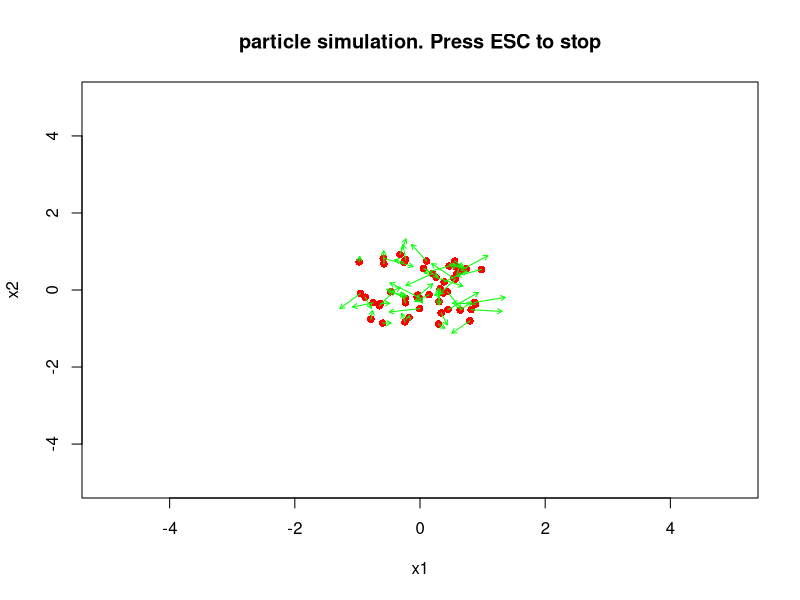
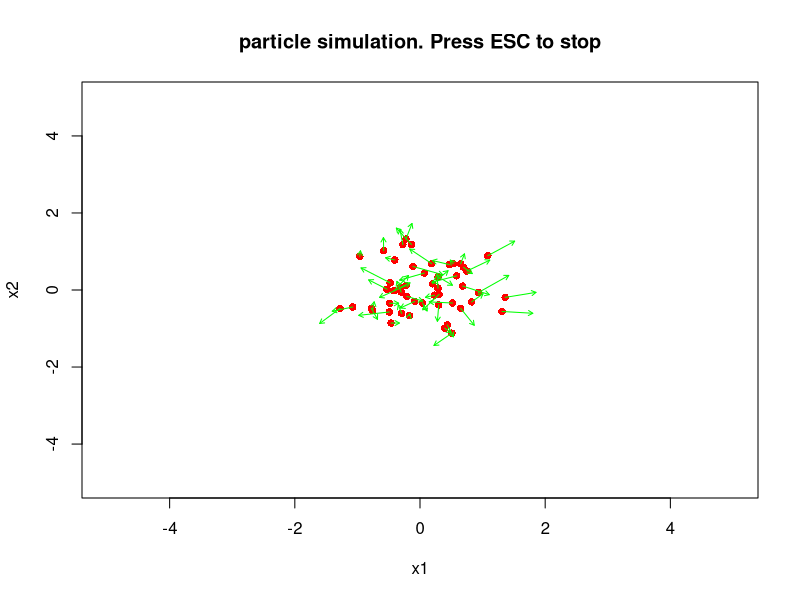
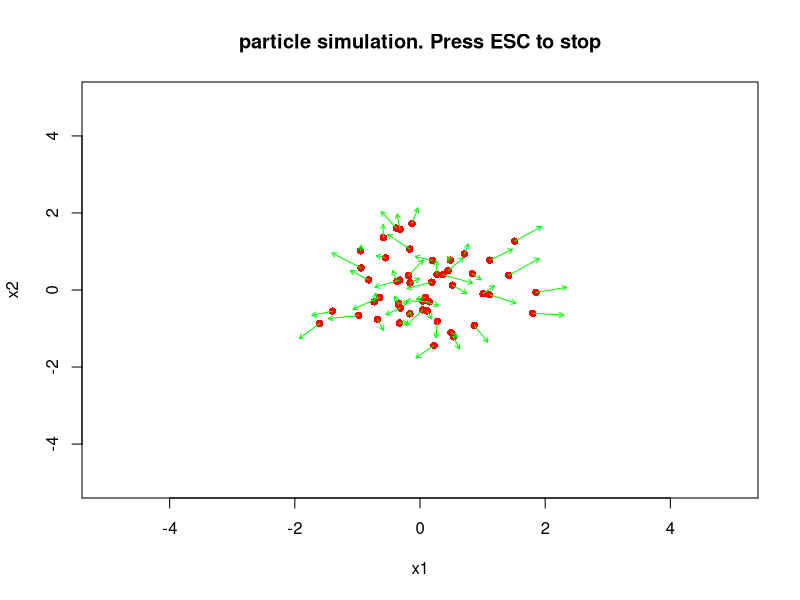
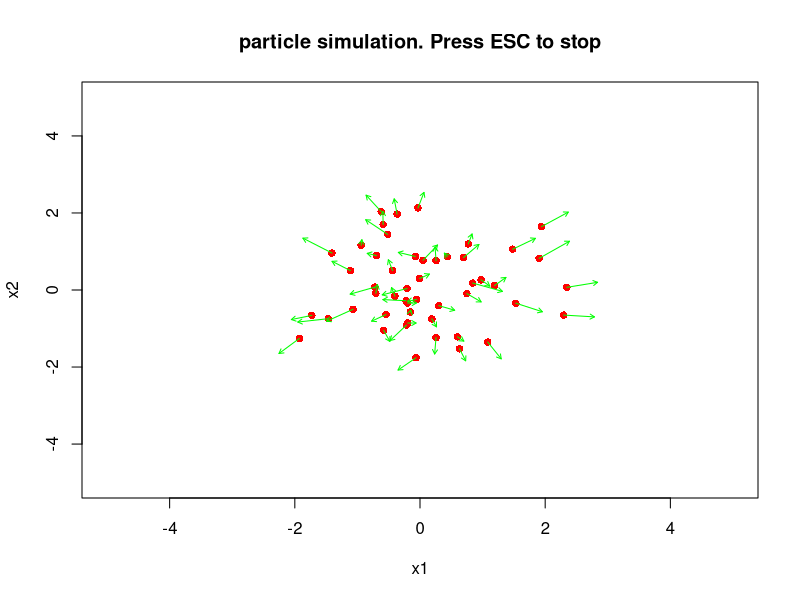
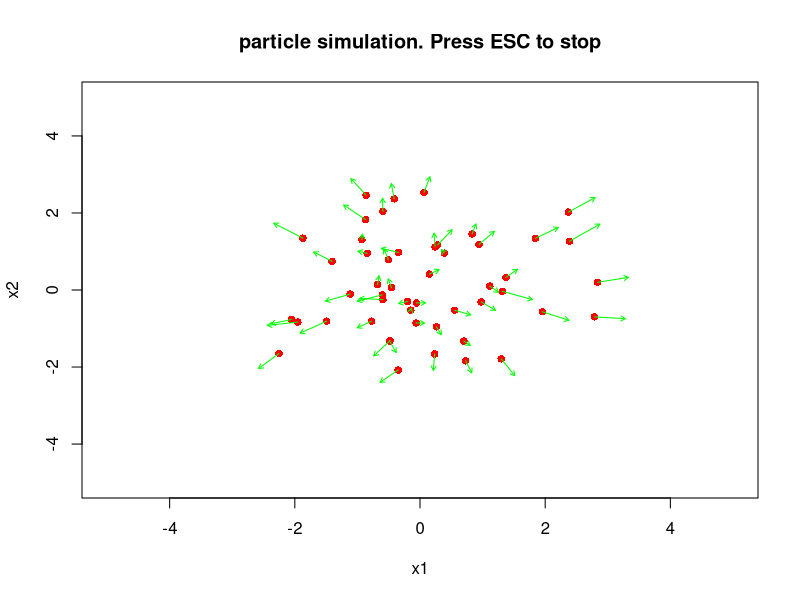
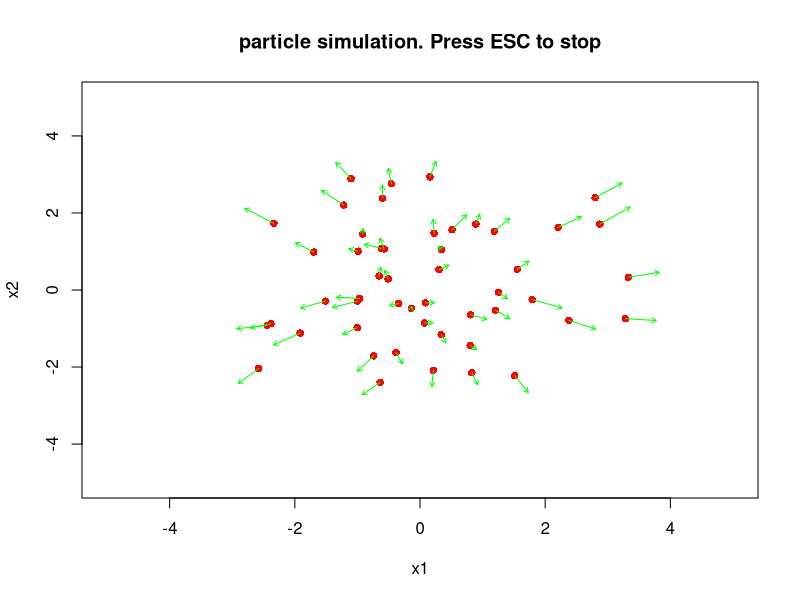
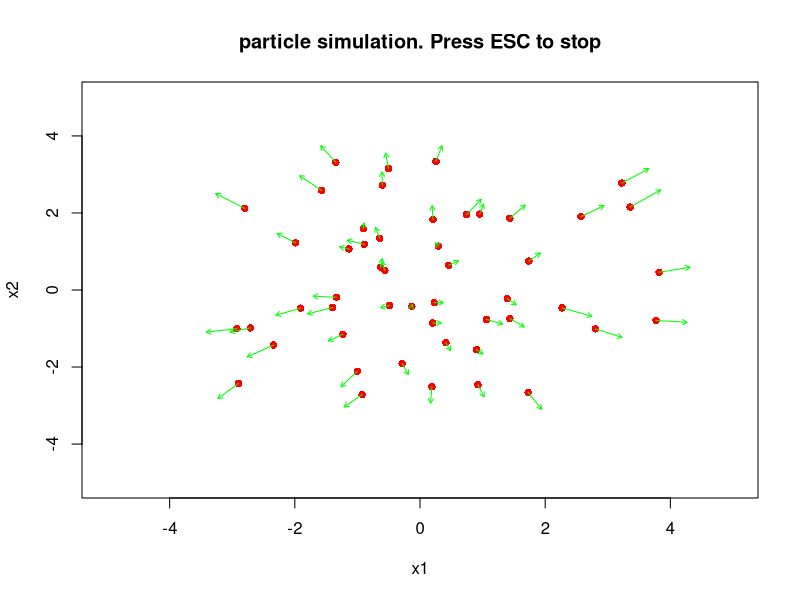
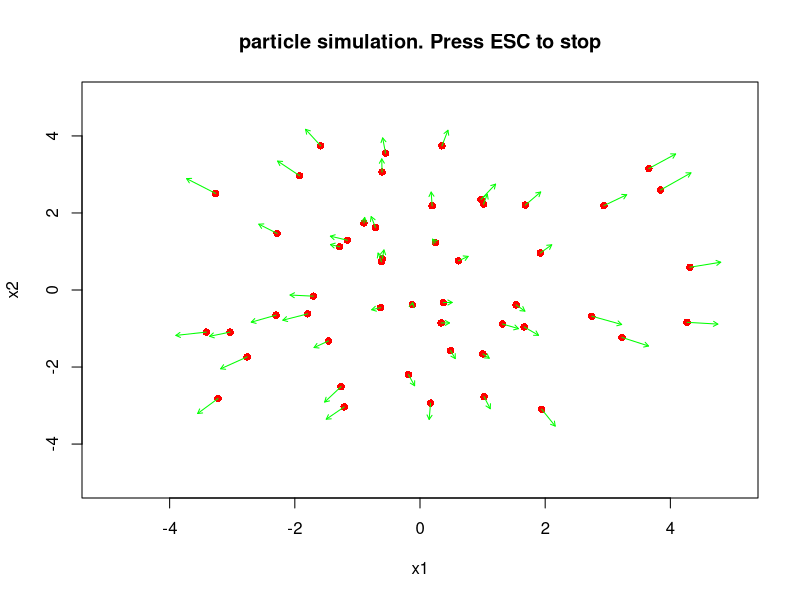

Write R code to recreate these figures, in order. (Note: a time limit stopped this script after it produced the figures.)
set.seed(1) 
# update particle positions
update <- function(x,v){
  # checking whether a particle has hit the wall, if so, reflect its velocity.
  v[(x[,1] > 5 | x[,1] < -5),1] = -v[(x[,1] > 5 | x[,1] < -5),1]
  v[(x[,2] > 5 | x[,2] < -5),2] = -v[(x[,2] > 5 | x[,2] < -5),2]
  
  x <- x + v
  return(list(x,v))
}

# initialize particle positions and velocities
x <- matrix(runif(50*2,-1,1), nrow = 50)
v <- matrix(runif(50*2,-.5,.5), nrow = 50)

# start the simulation, press ESC to stop
while(T){
  # plot particles
  plot(c(-5,5),c(-5,5), type = "n", xlab = "x1", ylab = "x2")
  
  points(x[,1], x[,2], col = 'red', lwd = 0, pch = 16)
  # plotting arrows indicating the velocity of the particles
  arrows(x[,1], x[,2], x[,1] + v[,1], x[,2] + v[,2], length = .05 , col = "green")
  title("particle simulation. Press ESC to stop")  
  
  xv <- update(x,v)
  
  print(x)
  print(v)
  x<- xv[[1]]
  v<- xv[[2]]
  
  # sleep a second so rstudio can draw.
  Sys.sleep(.1)
}
